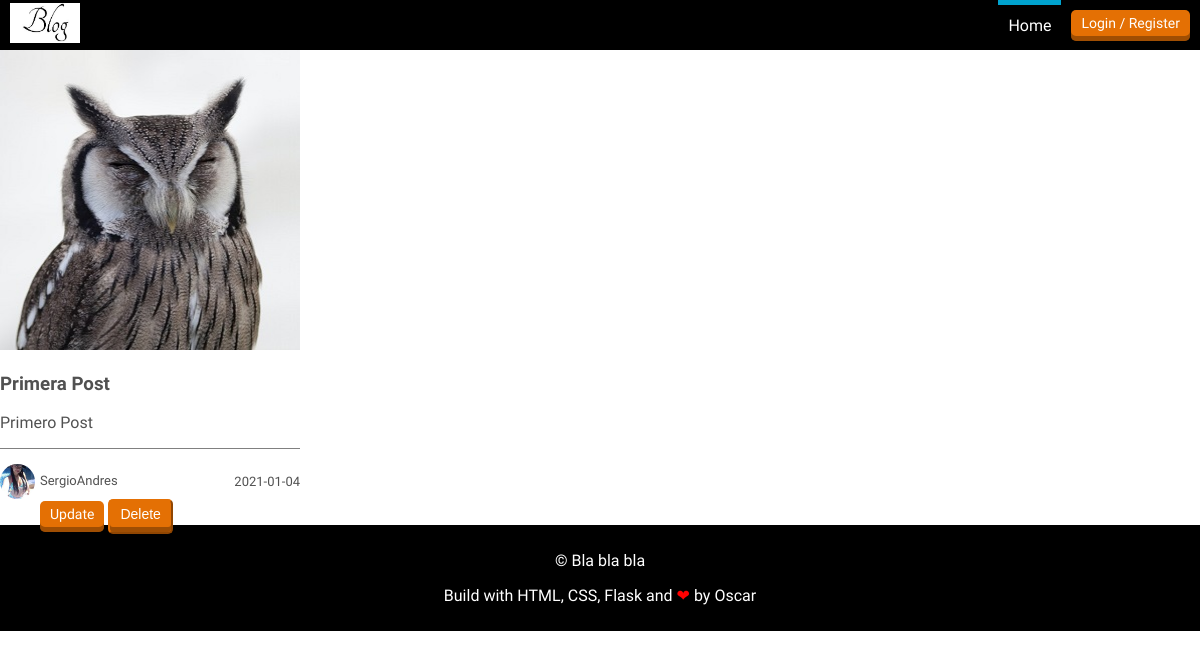
/post/1, run on the app's committed database.
### flaskblog/models.py (models this page shows, shortened)
class Post(db.Model):
    id = db.Column(db.Integer, primary_key=True)
    title = db.Column(db.String(100), nullable=False)
    date_posted = db.Column(db.DateTime, nullable=False, default=datetime.utcnow)
    content = db.Column(db.Text, nullable=False)
    user_id = db.Column(db.Integer, db.ForeignKey('user.id'), nullable=False)

class User(db.Model, UserMixin):
    id = db.Column(db.Integer, primary_key=True)
    username = db.Column(db.String(20), unique=True, nullable=False)
    email = db.Column(db.String(120), unique=True, nullable=False)
    image_file = db.Column(db.String(20), nullable=False, default='default.jpg')
    bio = db.Column(db.String(500), nullable=False, default='')
    facebook = db.Column(db.String(120), nullable=False, default='')
    twitter = db.Column(db.String(120), nullable=False, default='')
    password = db.Column(db.String(60), nullable=False)
    posts = db.relationship('Post', backref='author', lazy=True)

### flaskblog/routes.py (the view)
@app.route("/post/<int:post_id>")
def post(post_id):
    post = Post.query.get_or_404(post_id)
    return render_template('post.html', title=post.title, post=post)

### flaskblog/templates/post.html
{% extends "layout.html" %}
{% block content %}
    <article class="item-blog">
        <img src="{{ url_for('static', filename='profile_pics/img6.jpg') }}" alt="img2" width="300" height="300">
        <div class="description">
            <h3>{{ post.title }}</h3>
            <p>
                {{ post.content }}
            </p>
            <div class="autor">
                <p>
                    <img src="{{ url_for('static', filename='profile_pics/' + post.author.image_file) }}"
                    alt="default" width="35px" height="35px"><span>{{ post.author.username }}</span>
                </p>
                <span>{{ post.date_posted.strftime('%Y-%m-%d') }}</span>
            </div>
            <nav>
                <ul>
                    <li><a href="{{ url_for('update_post', post_id=post.id) }}" class="button red">Update</a></li>
                    <li><form action="{{ url_for('delete_post', post_id=post.id)  }}" method=POST> <input class="button red" type="submit" value="Delete"></li>
                </ul>
            </nav>
        </div>
    </article>
{% endblock content %}

### flaskblog/static/estilo.css (style rules this page uses)
body { font-family: 'allerta', sans-serif; margin: 0; color: #515151; }
a { color: #515151; }
.button { background: gray; box-shadow: inset 0 -5px 0 rgba(0, 0, 0, .3); font-size: 14px; padding: 5px 10px 10px 10px; border-radius: 5px; text-decoration: none; color: white; transition: .2s; }
.button.red { background: #e47004; border-color: #e47004; }
nav { height: inherit; margin: 0; }
nav ul { margin: 0; height: inherit; }
nav ul { display: flex; }
nav li { list-style: none; color: white; height: inherit; display: flex; align-items: center; }
nav li:after { content: "|"; display: inline-block; }
nav li:last-child:after { display: none; }
nav a { color: white; text-decoration: none; height: inherit; display: flex; padding: 0 10px; align-items: center; }
.item-blog { width: 300px; height: 375px; padding-bottom: 50px; }
.item-blog .description { margin-bottom: 15px; }
.autor { display: flex; justify-content: space-between; align-items: center; font-size: 13px; border-top: 1px solid gray; padding-top: 15px; }
.autor img { border-radius: 50%; vertical-align: middle; margin-right: 5px; }
.autor p { margin: 0; }

### data on the page
Post: title "Primera Post", content "Primero Post", date_posted "2021-01-04"
User: image_file (picture), author.username "SergioAndres"
